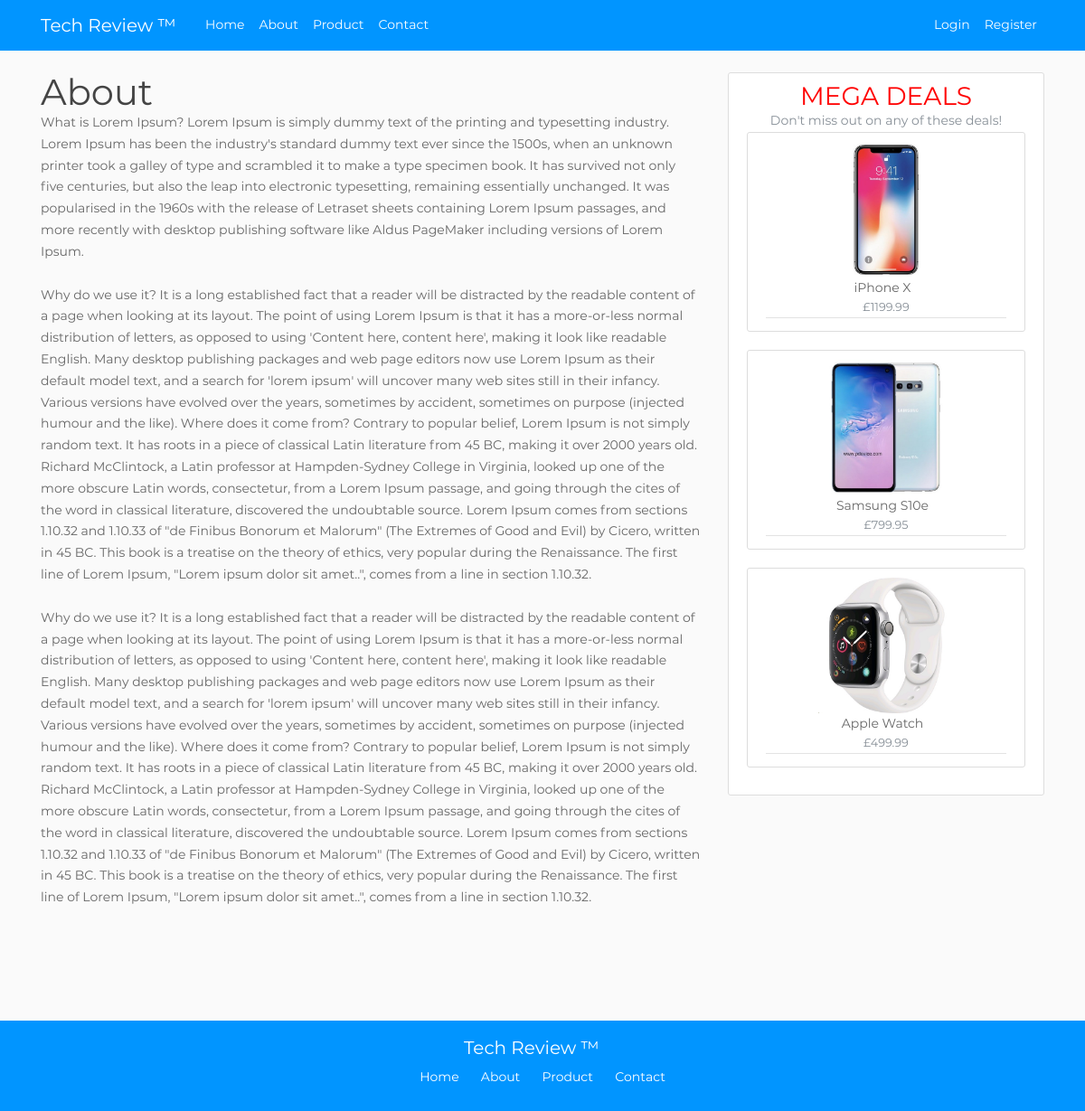
The page /about/ on the database its author committed.
### reviewApp/models.py (models this page shows, shortened)
class Product(models.Model):
	name=models.CharField(max_length=100)
	brand=models.CharField(max_length=100)
	average_cost=models.DecimalField(decimal_places=2,max_digits=6)
	category=models.ForeignKey(Category, on_delete=models.CASCADE)
	date_released=models.DateTimeField(default=timezone.now)
	description=models.TextField()
	product_image=models.ImageField(default='default.jpg', upload_to='product_images')

### reviewApp/views.py (the view)
# urls.py: path('about/', views.about, name='about'),
def about(request):
	product_item= {
		'products': Product.objects.all()
	}
	return render(request, 'reviewApp/about.html', product_item)

### reviewApp/templates/reviewApp/about.html
{% extends "reviewApp/base.html" %}
{% block content %}
	<h1>About</h1>
	<p>
		What is Lorem Ipsum?
Lorem Ipsum is simply dummy text of the printing and typesetting industry. Lorem Ipsum has been the industry's standard dummy text ever since the 1500s, when an unknown printer took a galley of type and scrambled it to make a type specimen book. It has survived not only five centuries, but also the leap into electronic typesetting, remaining essentially unchanged. It was popularised in the 1960s with the release of Letraset sheets containing Lorem Ipsum passages, and more recently with desktop publishing software like Aldus PageMaker including versions of Lorem Ipsum.
</p>
<br/>
<p>
Why do we use it?
It is a long established fact that a reader will be distracted by the readable content of a page when looking at its layout. The point of using Lorem Ipsum is that it has a more-or-less normal distribution of letters, as opposed to using 'Content here, content here', making it look like readable English. Many desktop publishing packages and web page editors now use Lorem Ipsum as their default model text, and a search for 'lorem ipsum' will uncover many web sites still in their infancy. Various versions have evolved over the years, sometimes by accident, sometimes on purpose (injected humour and the like).
Where does it come from?
Contrary to popular belief, Lorem Ipsum is not simply random text. It has roots in a piece of classical Latin literature from 45 BC, making it over 2000 years old. Richard McClintock, a Latin professor at Hampden-Sydney College in Virginia, looked up one of the more obscure Latin words, consectetur, from a Lorem Ipsum passage, and going through the cites of the word in classical literature, discovered the undoubtable source. Lorem Ipsum comes from sections 1.10.32 and 1.10.33 of "de Finibus Bonorum et Malorum" (The Extremes of Good and Evil) by Cicero, written in 45 BC. This book is a treatise on the theory of ethics, very popular during the Renaissance. The first line of Lorem Ipsum, "Lorem ipsum dolor sit amet..", comes from a line in section 1.10.32.
</p>
<br />
<p>
Why do we use it?
It is a long established fact that a reader will be distracted by the readable content of a page when looking at its layout. The point of using Lorem Ipsum is that it has a more-or-less normal distribution of letters, as opposed to using 'Content here, content here', making it look like readable English. Many desktop publishing packages and web page editors now use Lorem Ipsum as their default model text, and a search for 'lorem ipsum' will uncover many web sites still in their infancy. Various versions have evolved over the years, sometimes by accident, sometimes on purpose (injected humour and the like).
Where does it come from?
Contrary to popular belief, Lorem Ipsum is not simply random text. It has roots in a piece of classical Latin literature from 45 BC, making it over 2000 years old. Richard McClintock, a Latin professor at Hampden-Sydney College in Virginia, looked up one of the more obscure Latin words, consectetur, from a Lorem Ipsum passage, and going through the cites of the word in classical literature, discovered the undoubtable source. Lorem Ipsum comes from sections 1.10.32 and 1.10.33 of "de Finibus Bonorum et Malorum" (The Extremes of Good and Evil) by Cicero, written in 45 BC. This book is a treatise on the theory of ethics, very popular during the Renaissance. The first line of Lorem Ipsum, "Lorem ipsum dolor sit amet..", comes from a line in section 1.10.32.
</p>
<br />
{% endblock content %}

### reviewApp/templates/reviewApp/base.html (shortened to what this page needs)
{% load static %}
<html>
	<head>
	    <link rel="stylesheet" href="https://maxcdn.bootstrapcdn.com/bootstrap/4.0.0/css/bootstrap.min.css">
		<link rel="stylesheet" type="text/css" href="{% static 'vendor/bootstrap/css/bootstrap.min.css' %}">
		<link rel="stylesheet" type="text/css" href="{% static 'fonts/font-awesome-4.7.0/css/font-awesome.min.css' %}">
		<link rel="stylesheet" type="text/css" href="{% static 'fonts/iconic/css/material-design-iconic-font.min.css' %}">
		<link rel="stylesheet" type="text/css" href="{% static 'fonts/Linearicons-Free-v1.0.0/icon-font.min.css' %}">
		<link rel="stylesheet" type="text/css" href="{% static 'vendor/animate/animate.css' %}">
		<link rel="stylesheet" type="text/css" href="{% static 'vendor/css-hamburgers/hamburgers.min.css' %}">
		<link rel="stylesheet" type="text/css" href="{% static 'vendor/animsition/css/animsition.min.css' %}">
		<link rel="stylesheet" type="text/css" href="{% static 'vendor/select2/select2.min.css' %}">
		<link rel="stylesheet" type="text/css" href="{% static 'vendor/daterangepicker/daterangepicker.css' %}">
	    <link rel="stylesheet" type="text/css" href="{% static 'css/styles.css' %}" />
	    <link rel="stylesheet" type="text/css" href="{% static 'css/util.css' %}">
		<link rel="stylesheet" type="text/css" href="{% static 'css/main.css' %}">
	</head>
	<body>
		<div class="container">
			<header class="site-header">
			  	<nav class="navbar navbar-expand-md navbar-dark bg-steel fixed-top">
				    <div class="container">
				        <a class="navbar-brand mr-4" href="{% url 'home' %}">Tech Review ™</a>
				      	<div class="collapse navbar-collapse" id="navbarToggle">
					        <div class="navbar-nav mr-auto">
					          	<a class="nav-item nav-link" href="{% url 'home' %}">Home</a>
					          	<a class="nav-item nav-link" href="{% url 'about' %}">About</a>
					           	<a class="nav-item nav-link" href="{% url 'product' %}">Product</a>
					            <a id="contact-nav-link" class="nav-item nav-link" href="#">Contact</a>
					        </div>
					        <div class="navbar-nav">
					        	{% if user.is_authenticated %}
									<a class="nav-item nav-link" href="{% url 'profile' %}">Profile</a>
									<a class="nav-item nav-link" href="{% url 'logout' %}">Logout</a>
								{% else %}
									<a class="nav-item nav-link" href="{% url 'login' %}">Login</a>
									<a class="nav-item nav-link" href="{% url 'register' %}">Register</a>
								{% endif %}
					        </div>
				      	</div>
				    </div>
			  	</nav>
			</header>
			<div class="row">
				<div class="col-md-8">
					{% block content %}  {% endblock %}
				</div>
				<div class="col-md-4">
					<div class="content-section" style="text-align: center;">
				        <h3 id="deals-header">MEGA DEALS</h3>
				        <p class='text-muted'>
				        	Don't miss out on any of these deals!
				        </p>
				        {% for product in products|slice:"0:3" %}
							<article class="media content-section" style="display: block;">
								<a href="{% url 'reviews' product.id %}">
									<img class="article-img" src="{{ product.product_image.url }}"/>
								</a>
								<div class="media-body">
								    <div class="article-metadata">
								    	<a class="mr-2" href="{% url 'reviews' product.id %}">{{ product.name }}</a>
								    		<br>
								    		<small class="text-muted">£{{ product.average_cost }}</small>
								    </div>
								</div>
							</article>
						{% endfor %}
			      	</div>
				</div>
			</div>
		</div>
		<div id="footer">
			<div id="footer-nav-links">
				<a id="footer-logo" class="navbar-brand mr-4" href="{% url 'home' %}">Tech Review ™</a>
				<a class="footer-nav-link" href="{% url 'home' %}">Home</a>
	          	<a class="footer-nav-link" href="{% url 'about' %}">About</a>
	           	<a class="footer-nav-link" href="{% url 'product' %}">Product</a>
	            <a id="contact-nav-link" class="footer-nav-link" href="#">Contact</a>
			</div>
		</div>
	</body>
</html>

### reviewApp/static/css/styles.css (style rules this page uses)
body { background: #fafafa; color: #333333; margin-top: 5rem; }
h1, h2, h3, h4, h5, h6 { color: #444444; }
.bg-steel, #footer { background-color: #0195ff; }
#footer { width: 100%; height: 100px; padding: 10px; margin-top: 100px; text-align: center; }
#footer-logo { color: white; display: block; }
#deals-header { color: red; }
.footer-nav-link { color: white; padding: 0 10px 0 10px; }
.site-header .navbar-nav .nav-link { color: #ffffff; }
.content-section { background: #ffffff; padding: 10px 20px; border: 1px solid #dddddd; border-radius: 3px; margin-bottom: 20px; }
.article-img { width: 100%; height: auto; max-width: 150px; }
.article-metadata { padding-bottom: 1px; margin-bottom: 4px; border-bottom: 1px solid #e3e3e3 }

### reviewApp/static/css/main.css (style rules this page uses)
* { margin: 0px; padding: 0px; box-sizing: border-box; }
body, html { height: 100%; font-family: Montserrat-Regular, sans-serif; }
a { font-family: Montserrat-Regular; font-size: 14px; line-height: 1.7; color: #666666; margin: 0px; transition: all 0.4s; -webkit-transition: all 0.4s; -o-transition: all 0.4s; -moz-transition: all 0.4s; }
h1,h2,h3,h4,h5,h6 { margin: 0px; }
p { font-family: Montserrat-Regular; font-size: 14px; line-height: 1.7; color: #666666; margin: 0px; }

### rows shown on the page
Product: product_image (picture), name "iPhone X", average_cost "1199.99"
Product: product_image (picture), name "Samsung S10e", average_cost "799.95"
Product: product_image (picture), name "Apple Watch", average_cost "499.99"
